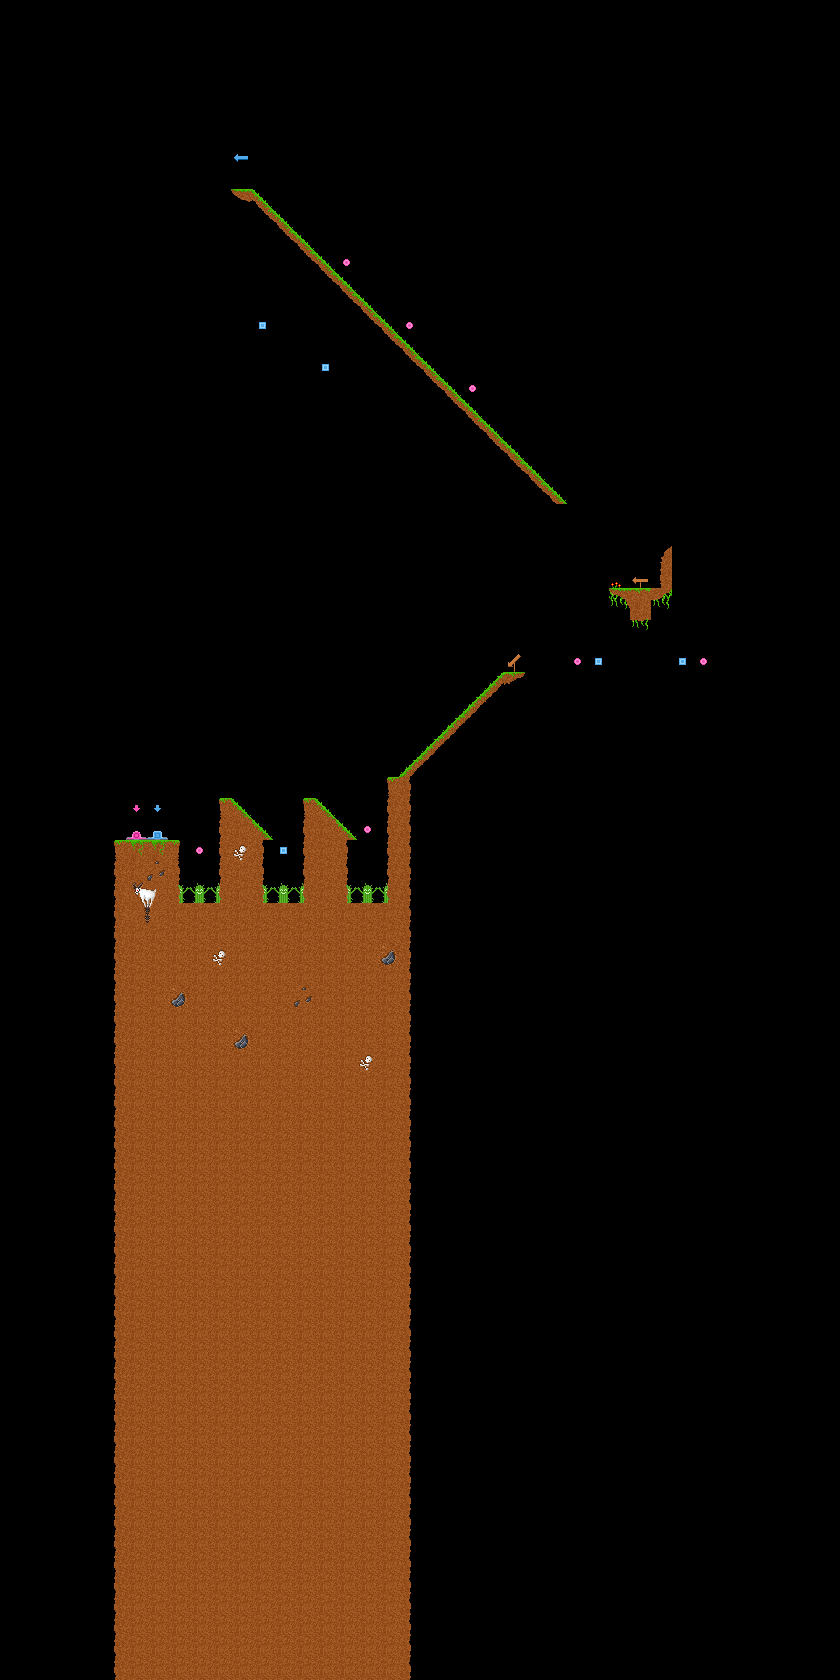

The image is a tile-based game level rendered from a .tmx file. Its description and source (layers, tilesets, objects; grid data summarised) follow:
An orthogonal 40x80 tile map with 21x21 px tiles, 2 tile layers (Background, Foreground) and 28 objects.

<map version="1.0" orientation="orthogonal" width="40" height="80" tilewidth="21" tileheight="21">
 <properties>
  <property name="player1_pos" value="11,8" />
  <property name="player2_pos" value="15,11" />
  <property name="scale" value="3" />
 </properties>
 <tileset firstgid="1" source="../images/tiles.tsx" />
 <layer name="Background" width="40" height="80">
  <data>[3200 cells, 24 non-empty, 10 distinct tile ids]</data>
 </layer>
 <layer name="Foreground" width="40" height="80">
  <properties>
   <property name="physics" value="true" />
  </properties>
  <data>[3200 cells, 669 non-empty, 31 distinct tile ids]</data>
 </layer>
 <objectgroup name="Physics" width="40" height="80">
  <object x="252" y="189">
   <polygon points="0,0 315,315 305,315 0,11" />
  </object>
  <object x="231" y="189" width="22" height="10" />
  <object x="609" y="588">
   <polygon points="0,0 63,0 41,33 22,33" />
  </object>
  <object x="672" y="588">
   <polygon points="0,0 0,-42 -11,-29 -10,0" />
  </object>
  <object x="525" y="672">
   <polygon points="0,0 -19,12 -20,1" />
  </object>
  <object x="504" y="672">
   <polygon points="0,0 -105,105 -93,105 1,11" />
  </object>
  <object x="388" y="777">
   <polygon points="0,0 -1,145 22,145 21,0" />
  </object>
  <object x="155" y="842">
   <polygon points="-38,0 23,0 22,81 -38,82" />
  </object>
  <object x="305" y="799">
   <polygon points="0,0 -1,125 44,125 43,33 11,1" />
  </object>
  <object x="221" y="798">
   <polygon points="0,0 -1,125 44,125 43,33 11,1" />
  </object>
  <object x="116" y="905">
   <polygon points="0,0 294,1 294,770 -2,769" />
  </object>
 </objectgroup>
 <objectgroup name="Triggers" width="40" height="80">
  <object x="256" y="325">
   <properties>
    <property name="amplitude" value="1" />
    <property name="on_enter" value="coin_enter" />
    <property name="on_update" value="bounce_animation" />
    <property name="player" value="square" />
    <property name="tile_layer" value="Foreground" />
   </properties>
   <polygon points="2,-1 4,-5 10,-4 10,0 5,4" />
  </object>
  <object x="319" y="367">
   <properties>
    <property name="amplitude" value="1" />
    <property name="on_enter" value="coin_enter" />
    <property name="on_update" value="bounce_animation" />
    <property name="player" value="square" />
    <property name="tile_layer" value="Foreground" />
   </properties>
   <polygon points="2,-1 4,-5 10,-4 10,0 5,4" />
  </object>
  <object x="592" y="662">
   <properties>
    <property name="amplitude" value="1" />
    <property name="on_enter" value="coin_enter" />
    <property name="on_update" value="bounce_animation" />
    <property name="player" value="square" />
    <property name="tile_layer" value="Foreground" />
   </properties>
   <polygon points="2,-1 4,-5 10,-4 10,0 5,4" />
  </object>
  <object x="676" y="663">
   <properties>
    <property name="amplitude" value="1" />
    <property name="on_enter" value="coin_enter" />
    <property name="on_update" value="bounce_animation" />
    <property name="player" value="square" />
    <property name="tile_layer" value="Foreground" />
   </properties>
   <polygon points="2,-1 4,-5 10,-4 10,0 5,4" />
  </object>
  <object x="340" y="263">
   <properties>
    <property name="amplitude" value="1" />
    <property name="on_enter" value="coin_enter" />
    <property name="on_update" value="bounce_animation" />
    <property name="player" value="circle" />
    <property name="tile_layer" value="Foreground" />
   </properties>
   <polygon points="2,-1 4,-5 10,-4 10,0 5,4" />
  </object>
  <object x="403" y="326">
   <properties>
    <property name="amplitude" value="1" />
    <property name="on_enter" value="coin_enter" />
    <property name="on_update" value="bounce_animation" />
    <property name="player" value="circle" />
    <property name="tile_layer" value="Foreground" />
   </properties>
   <polygon points="2,-1 4,-5 10,-4 10,0 5,4" />
  </object>
  <object x="467" y="389">
   <properties>
    <property name="amplitude" value="1" />
    <property name="on_enter" value="coin_enter" />
    <property name="on_update" value="bounce_animation" />
    <property name="player" value="circle" />
    <property name="tile_layer" value="Foreground" />
   </properties>
   <polygon points="2,-1 4,-5 10,-4 10,0 5,4" />
  </object>
  <object x="570" y="662">
   <properties>
    <property name="amplitude" value="1" />
    <property name="on_enter" value="coin_enter" />
    <property name="on_update" value="bounce_animation" />
    <property name="player" value="circle" />
    <property name="tile_layer" value="Foreground" />
   </properties>
   <polygon points="2,-1 4,-5 10,-4 10,0 5,4" />
  </object>
  <object x="697" y="661">
   <properties>
    <property name="amplitude" value="1" />
    <property name="on_enter" value="coin_enter" />
    <property name="on_update" value="bounce_animation" />
    <property name="player" value="circle" />
    <property name="tile_layer" value="Foreground" />
   </properties>
   <polygon points="2,-1 4,-5 10,-4 10,0 5,4" />
  </object>
  <object x="361" y="830">
   <properties>
    <property name="amplitude" value="1" />
    <property name="on_enter" value="coin_enter" />
    <property name="on_update" value="bounce_animation" />
    <property name="player" value="circle" />
    <property name="tile_layer" value="Foreground" />
   </properties>
   <polygon points="2,-1 4,-5 10,-4 10,0 5,4" />
  </object>
  <object x="193" y="851">
   <properties>
    <property name="amplitude" value="1" />
    <property name="on_enter" value="coin_enter" />
    <property name="on_update" value="bounce_animation" />
    <property name="player" value="circle" />
    <property name="tile_layer" value="Foreground" />
   </properties>
   <polygon points="2,-1 4,-5 10,-4 10,0 5,4" />
  </object>
  <object x="276" y="851">
   <properties>
    <property name="amplitude" value="1" />
    <property name="on_enter" value="coin_enter" />
    <property name="on_update" value="bounce_animation" />
    <property name="player" value="square" />
    <property name="tile_layer" value="Foreground" />
   </properties>
   <polygon points="2,-1 4,-5 10,-4 10,0 5,4" />
  </object>
  <object x="349" y="883" width="38" height="3">
   <properties>
    <property name="on_enter" value="test_enter" />
    <property name="on_exit" value="test_exit" />
   </properties>
  </object>
  <object x="266" y="881" width="38" height="3">
   <properties>
    <property name="on_enter" value="test_enter" />
    <property name="on_exit" value="test_exit" />
   </properties>
  </object>
  <object x="179" y="880" width="45" height="4">
   <properties>
    <property name="on_enter" value="test_enter" />
    <property name="on_exit" value="test_exit" />
   </properties>
  </object>
  <object x="147" y="819" width="21" height="21">
   <properties>
    <property name="player" value="square" />
    <property name="type" value="Goal" />
   </properties>
  </object>
  <object x="126" y="819" width="21" height="21">
   <properties>
    <property name="player" value="circle" />
    <property name="type" value="Goal" />
   </properties>
  </object>
 </objectgroup>
</map>
